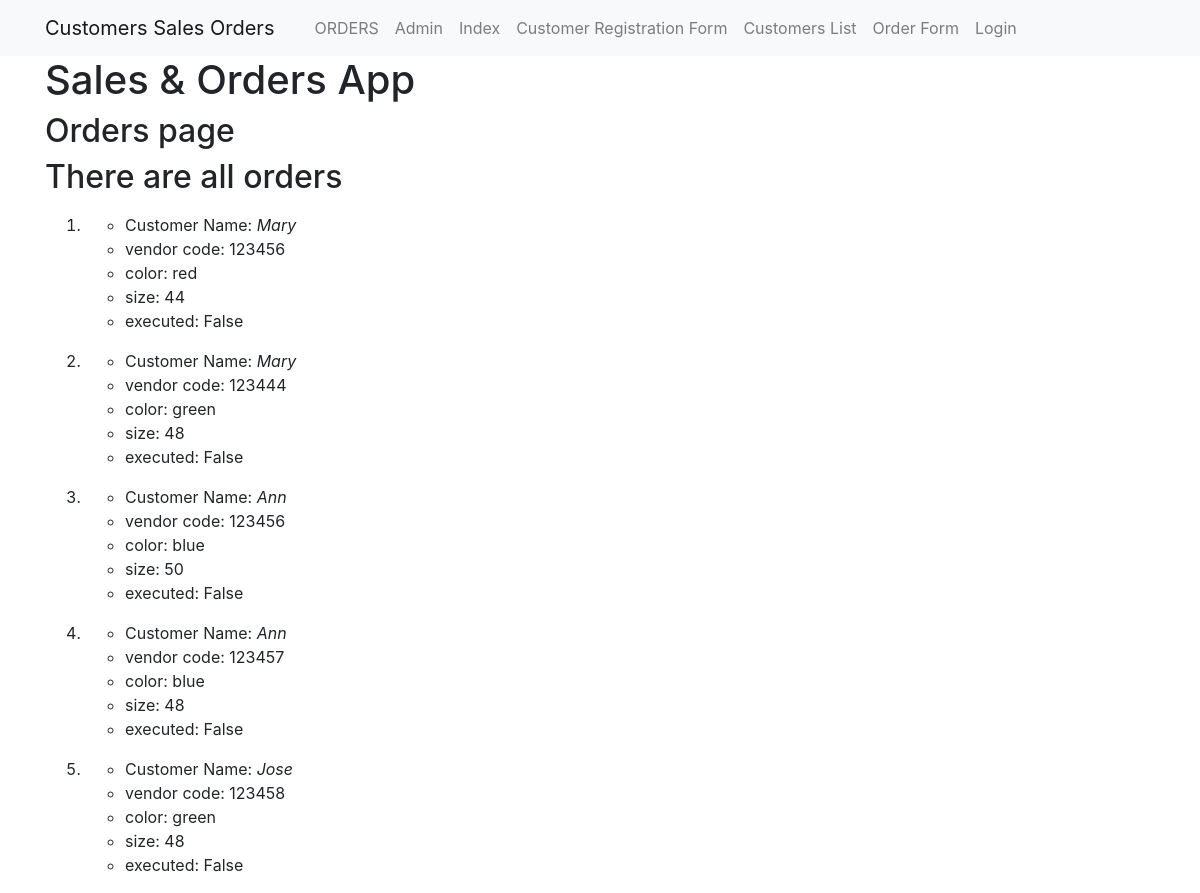
Screenshot of /orders/ with the database file from the repository.
### sales_orders_app/models.py (models this page shows, shortened)
class Order(models.Model):
    print('Creating Order Form')
    customer = models.ForeignKey(Customer, on_delete = models.CASCADE)
    vendor_code = models.CharField(max_length = 6)
    color = models.CharField(max_length = 20)
    size = models.CharField(max_length=2) # choices = sizes_list
    current_date = models.DateField(default=timezone.now)
    executed = models.BooleanField(default = False)

class Customer(models.Model):
    user = models.OneToOneField(User, on_delete = models.CASCADE, primary_key=True,)
    phone =  models.CharField(max_length = 20)
    portfolio_site = models.URLField(blank = True)
    info = models.CharField(max_length = 255)

### sales_orders_app/views.py (the view)
# urls.py: path('orders/', views.orders, name='orders'),
def orders(request):
    order_list = Order.objects.order_by("customer")
    context = {"orders": order_list}
    return render(request, 'sales_orders_app/orders.html', context)

### templates/sales_orders_app/orders.html
<!DOCTYPE html>
 {% extends "sales_orders_app/base.html" %}
  {% block body_block %}
    <h1>Sales & Orders App</h1>
    <h2>Orders page</h2>
    <h2>There are all orders</h2>
    {% if orders %}
      <ol>
        {% for order in orders %}
        <p>
          <li>
            <ul>
              <li>Customer Name: <em>{{order.customer.user.username}}</em></li>
              <li>vendor code: {{order.vendor_code}}</li>
              <li>color: {{order.color}}</li>
              <li>size: {{order.size}}</li>
              <li>executed: {{order.executed}}</li>
            </ul>
          </li>
        </p>
        {% endfor %}
      </ol>
    {% endif %}
  {% endblock %}

### templates/sales_orders_app/base.html (shortened to what this page needs)
<!DOCTYPE html>
<html lang="en" dir="ltr">
  <head>
    <link rel="stylesheet" href="https://stackpath.bootstrapcdn.com/bootstrap/4.4.1/css/bootstrap.min.css">
  </head>
  <body>
    <nav class="navbar navbar-expand-lg navbar-light bg-light">
      <div class="container">
        <ul class="navbar-nav">
          <li><a class="navbar-brand" href="#">Customers Sales Orders</a></li>
          <li class="nav-item">
            <a class = "nav-link" href="index.html"></a>
          </li>
          <li class="nav-item">
            <a class = "nav-link" href="{% url 'sales_orders_app:orders' %}">ORDERS</a>
          </li>
          <li class="nav-item">
            <a class = "nav-link" href="{% url 'admin:index' %}">Admin</a>
          </li>
          <li class="nav-item">
            <a class = "nav-link" href="{% url 'sales_orders_app:index' %}">Index</a>
          </li>
          <li class="nav-item">
            <a class = "nav-link" href="{% url 'sales_orders_app:CustomerForm' %}">Customer Registration Form</a>
          </li>
          <li class="nav-item">
            <a class = "nav-link" href="{% url 'sales_orders_app:customers' %}">Customers List</a>
          </li>
          <li class="nav-item">
            <a class = "nav-link" href="{% url 'sales_orders_app:OrderForm' %}">Order Form</a>
          </li>
          {% if user.is_authenticated %}
            <li> <a class='nav-link'  href="{% url 'logout' %}">Logout</a> </li>
          {% else %}
          <li class="nav-item">
            <a class = "nav-link" href="{% url 'sales_orders_app:user_login' %}">Login</a>
          </li>
          {% endif %}
        </ul>
      </div>
    </nav>
    <div class="container">
      {% block body_block %}{% endblock %}
    </div>
  </body>
</html>

### rows the page displays
Order: customer.user.username "Mary", vendor_code "123456", color "red", size "44", executed "False"
Order: customer.user.username "Mary", vendor_code "123444", color "green", size "48", executed "False"
Order: customer.user.username "Ann", vendor_code "123456", color "blue", size "50", executed "False"
Order: customer.user.username "Ann", vendor_code "123457", color "blue", size "48", executed "False"
Order: customer.user.username "Jose", vendor_code "123458", color "green", size "48", executed "False"
